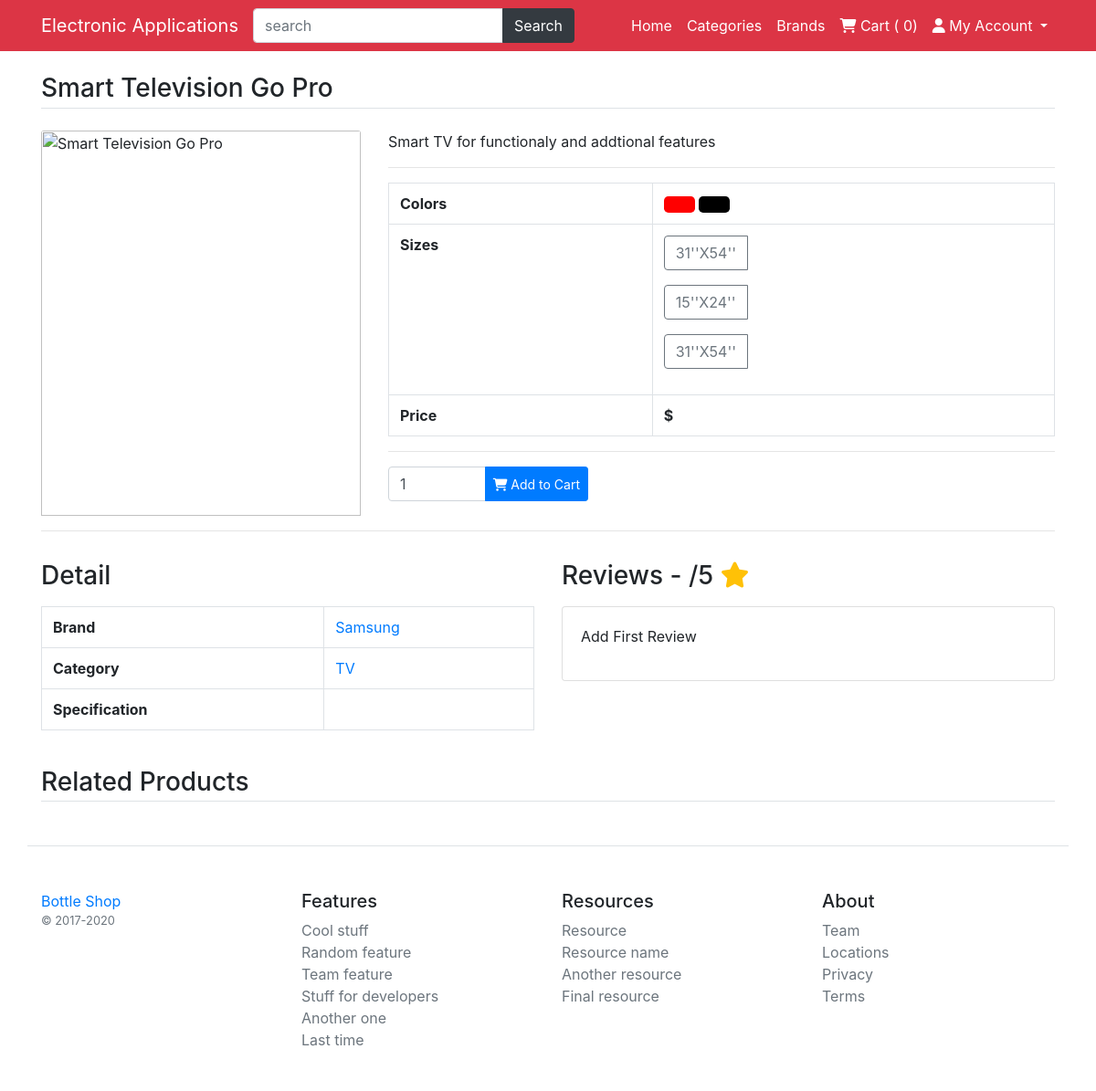
The app's page /products/4 with its own data.
### comm1/models.py (models this page shows, shortened)
class product(models.Model):
    title=models.CharField(max_length=200)
    slug=models.CharField(max_length=400,default="a")
    description=models.TextField()
    category=models.ForeignKey(category,on_delete=models.CASCADE,default="Free")
    brand=models.ForeignKey(Brand,on_delete=models.CASCADE)
    status=models.BooleanField(default=True)
    isFeatured=models.BooleanField(default=False)
    class Meta:
        verbose_name_plural='3. Products'

class Productattribute(models.Model):
    product=models.ForeignKey(product,on_delete=models.CASCADE)
    color=models.ForeignKey(color,on_delete=models.CASCADE)
    size=models.ForeignKey(Sizes,on_delete=models.CASCADE)
    price=models.IntegerField(default=0)
    class Meta:
        verbose_name_plural='6.Product Attributes'

class Brand(models.Model):
    title=models.CharField(max_length=100)
    class Meta:
        verbose_name_plural='1. Brand'

class category(models.Model):
    title=models.CharField(max_length=50)
    class Meta:
        verbose_name_plural='2. Categories'

### comm1/views.py (the view)
# urls.py: path('products/<int:id>',views.products,name='products'),
def products(request,id):
    id=int(id)
    product1=product.objects.get(id=id)
    related_products=product.objects.filter(category=product1.category).exclude(id=id)[:4]
    Color=Productattribute.objects.filter(product=product1).values('color__color_code','color__id').distinct()
    sizes=Productattribute.objects.filter(product=product1).values('id','size__id','size__size','price','color__id').distinct()
    return render(request,'product.html',{'data':product1,'data1':related_products,'colors':Color,'sizes':sizes})

### comm1/template_context.py (called while the page is built)
def get_filters(request):
    cat=product.objects.distinct().values('category__title','category__id')
    brand=product.objects.distinct().values('brand__title','brand__id')
    sizes=Productattribute.objects.distinct().values('size__size','size__id')
    color=Productattribute.objects.distinct().values('color__color_code','color__color_title','color__id')
    minmaxprice=Productattribute.objects.aggregate(Min('price'),Max('price'))
    data={
        'cats':cat,
        'brands':brand,
        'colors':color,
        'sizes':sizes,
        'minMaxPrice':minmaxprice
        }
    return data

### comm1/templates/product.html (shortened to what this page needs)
{% extends 'base.html' %}
{% load static %}
{% block content %}
<main class="container my-4">
	<h3 data-id="{{data.id}}" data-title="{{data.title}}" class="my-4 border-bottom pb-1 product-info">{{data.title}}</h3>
	<div class="row">
		<div class="col-md-4">
			<img id="zoom_01" data-zoom-image="/media/{{data.productattribute_set.first.image}}" src="/media/{{data.productattribute_set.first.image}}" class="card-img-top" alt="{{data.title}}">
		</div>
		<div class="col-md-8">
			<p>{{data.description}}</p>
			<hr/>
			<table class="table table-bordered">
				<tr>
					<th>Colors</th>
					<td>
					    {% for color in colors %}
							<button class="btn btn-lg choose-color" data-color="{{color.color__id}}" style="background-color: {{color.color__color_code}}"></button>
						{% endfor %}
					</td>
				</tr>
				<tr>
					<th>Sizes</th>
					<td>
						{% for size in sizes %}
<div class="input-group mb-3 ">
  <div class="input-group-prepend">
    <button data-price="{{size.price}}" product-id="{{size.id}}"class="btn btn-outline-secondary choose-size color{{size.color__id}}" type="button" id="button-addon1">{{size.size__size}}</button>
  </div>
</div>
						{% endfor %}
					</td>
				</tr>
				<tr>
					<th>Price</th>
					<th>$ </th>
				</tr>
			</table>
			<hr/>
			<div class="input-group my-3" style="width:30%;">
			  <input type="number" value="1" class="form-control product-qty" id="productQty" />
			  <div class="input-group-append">
			    <button class="btn btn-primary btn-sm add-to-cart" data-index="{{data.id}}" type="button" id="addToCartBtn"><i class="fa fa-shopping-cart"></i> Add to Cart</button>
			  </div>
			</div>
		</div>
	</div>
	<hr />
	<div class="row">
		<div class="col-md-6">
			<h3 class="my-3">Detail</h3>
			<table class="table table-bordered">
				<tr>
					<th>Brand</th>
					<td><a href="#">{{data.brand.title}}</a></td>
				</tr>
				<tr>
					<th>Category</th>
					<td><a href="#">{{data.category.title}}</a></td>
				</tr>
				<tr>
					<th>Specification</th>
					<td>{{data.specs}}</td>
				</tr>
			</table>
		</div>
		<div class="col-md-6">
			<h3 class="my-3">Reviews - /5 <i class="fa fa-star text-warning"></i>
			</h3>
			<div class="card">
				<div class="card-body review-list" style="max-height: 400px; overflow: auto;">
					{% if reviews %}
						{% for review in reviews %}
						<blockquote class="blockquote text-right">
						  <small>{{review.review_text}}</small>
						  <footer class="blockquote-footer">{{review.user}}
						  	<cite title="Source Title">
						  		{% for star in review.review_rating|ljust:review.review_rating %}
						  		<i class="fa fa-star text-warning"></i>
								{% endfor %}
						  	</cite>
						  </footer>
						</blockquote>
						<hr />
						{% endfor %}
					{% else %}
						<p class="no-data">Add First Review</p>
					{% endif %}
				</div>
			</div>
		</div>
	</div>
	<h3 class="mt-4 mb-3 border-bottom pb-1">Related Products</h3>
</main>
{% endblock %}

### comm1/templates/base.html (shortened to what this page needs)
<html>
<head>
	<link rel="stylesheet" href="https://cdn.jsdelivr.net/npm/bootstrap@4.4.1/dist/css/bootstrap.min.css">
	<link rel="stylesheet" href="https://cdnjs.cloudflare.com/ajax/libs/font-awesome/6.1.2/css/all.min.css" />
    <link rel="stylesheet" href="https://cdnjs.cloudflare.com/ajax/libs/font-awesome/6.1.2/css/fontawesome.min.css" />
    <link rel="stylesheet"  href="static/custom.css" />
<body>
	<nav class="navbar navbar-expand-lg navbar-dark bg-danger">
		<div class="container">
		  <a class="navbar-brand" href="/">Electronic Applications</a>
		  <div class="collapse navbar-collapse" id="navbarNav">
		  	<form class="form-inline my-2 my-lg-0" action="/search">
		      <div class="input-group">
				  <input name="q" type="text" class="form-control" placeholder="search" />
				  <div class="input-group-append">
				    <button class="btn btn-dark" type="submit" id="button-addon2">Search</button>
				  </div>
				</div>
		    </form>
		    <ul class="navbar-nav ml-auto">
		      <li class="nav-item">
		        <a class="nav-link text-white" href="/">Home</a>
		      </li>
		      <li class="nav-item">
		        <a class="nav-link text-white" href="/Category_list">Categories</a>
		      </li>
		      <li class="nav-item">
		        <a class="nav-link text-white" href="/Brand_list">Brands</a>
		      </li>
		      <li class="nav-item">
		        <a class="nav-link text-white" href="/cart"><i class="fa fa-shopping-cart"></i> Cart (<span class="cart-list"> {{request.session.cartdata|length}}</span>)</a>
		      </li>
		      <li class="nav-item dropdown">
		        <a class="nav-link text-white dropdown-toggle" href="#" id="navbarDropdown" role="button" data-toggle="dropdown" aria-haspopup="true" aria-expanded="false">
		          <i class="fa fa-user"></i> My Account
		        </a>
		      </li>
		    </ul>
		  </div>
		</div>
    </nav>
    {% block content %}
    {% endblock %}
<footer class="pt-4 my-md-5 pt-md-5 border-top container">
    <div class="row">
        <div class="col-12 col-md">
        <a href="#">Bottle Shop</a>
        <small class="d-block mb-3 text-muted">&copy; 2017-2020</small>
        </div>
        <div class="col-6 col-md">
        <h5>Features</h5>
        <ul class="list-unstyled text-small">
            <li><a class="text-muted" href="#">Cool stuff</a></li>
            <li><a class="text-muted" href="#">Random feature</a></li>
            <li><a class="text-muted" href="#">Team feature</a></li>
            <li><a class="text-muted" href="#">Stuff for developers</a></li>
            <li><a class="text-muted" href="#">Another one</a></li>
            <li><a class="text-muted" href="#">Last time</a></li>
        </ul>
        </div>
        <div class="col-6 col-md">
        <h5>Resources</h5>
        <ul class="list-unstyled text-small">
            <li><a class="text-muted" href="#">Resource</a></li>
            <li><a class="text-muted" href="#">Resource name</a></li>
            <li><a class="text-muted" href="#">Another resource</a></li>
            <li><a class="text-muted" href="#">Final resource</a></li>
        </ul>
        </div>
        <div class="col-6 col-md">
        <h5>About</h5>
        <ul class="list-unstyled text-small">
            <li><a class="text-muted" href="#">Team</a></li>
            <li><a class="text-muted" href="#">Locations</a></li>
            <li><a class="text-muted" href="#">Privacy</a></li>
            <li><a class="text-muted" href="#">Terms</a></li>
        </ul>
        </div>
    </div>
    </footer>
</body>
</html>

### records on screen
product: title "Smart Television Go Pro", description "Smart TV for functionaly and addtional features", brand "Samsung", category "TV"
Productattribute: size__size "31''X54''"
Productattribute: size__size "15''X24''"
Productattribute: size__size "31''X54''"

### other values on screen
{{ request.session.cartdata|length }} "0"
